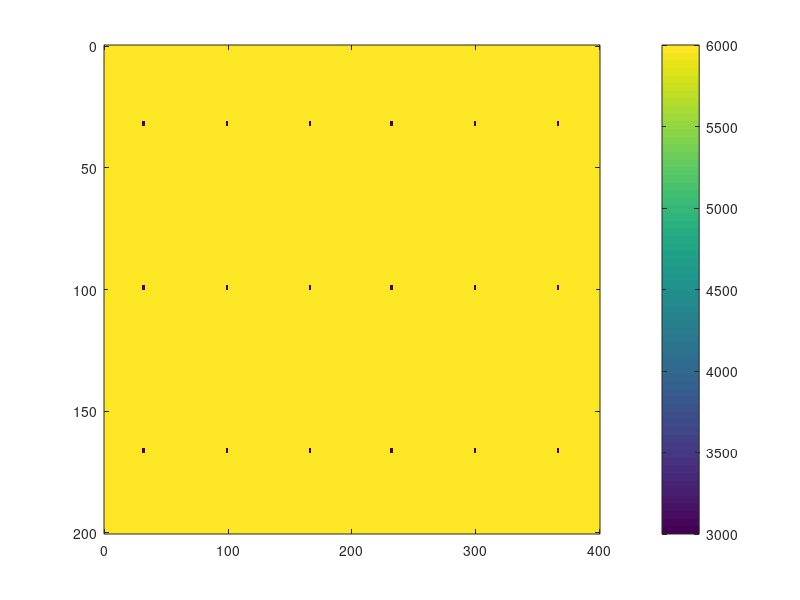

This chart was generated by the following MATLAB code:
clear all; close all;

nx=400;
nz=200;

%pour les carrés
n=200/3;

%position des diffractants
pos_x=round(n/2:n:nx-n/2);
pos_x= [pos_x pos_x-1];

pos_z=round(n/2:n:nz-n/2);
pos_z= [pos_z pos_z-1];

%milieu uniforme
vp=6000;
vp_diff=3000;

vp_init=vp*ones(nz,nx);

fid=fopen('vp_init','w+');
fwrite(fid, vp_init(:,:),'single');
fclose(fid);

%milieu avec défauts

for ix=1:nx
	for iz=1:nz
		if ( sum(ix==pos_x) && sum(iz==pos_z) ) %(ix==149 || ix==150) && (iz==49 || iz==50)
			vp_init(iz,ix)=vp_diff;
		end		
	end
end

imagesc([0 nx], [0 nz],vp_init)
colorbar

fid=fopen('vp_scat','w+');
fwrite(fid, vp_init(:,:),'single');
fclose(fid);
